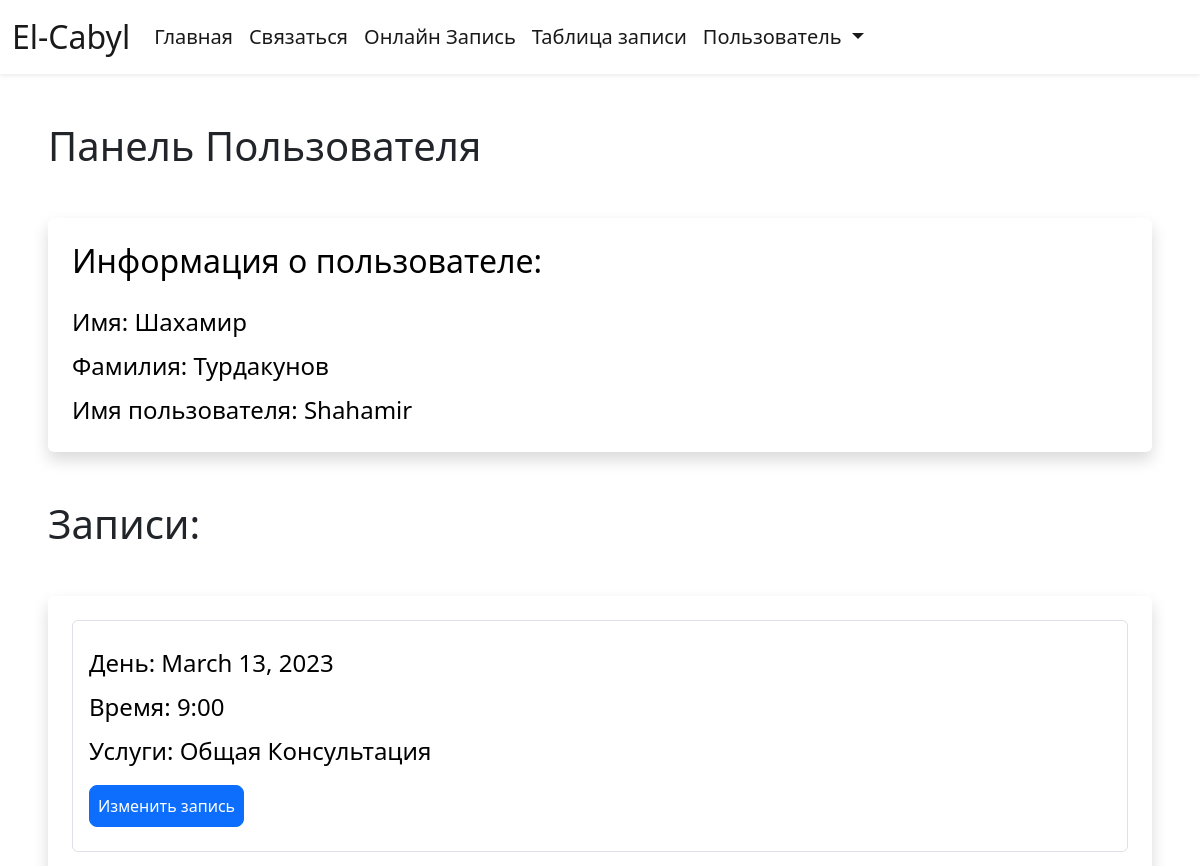
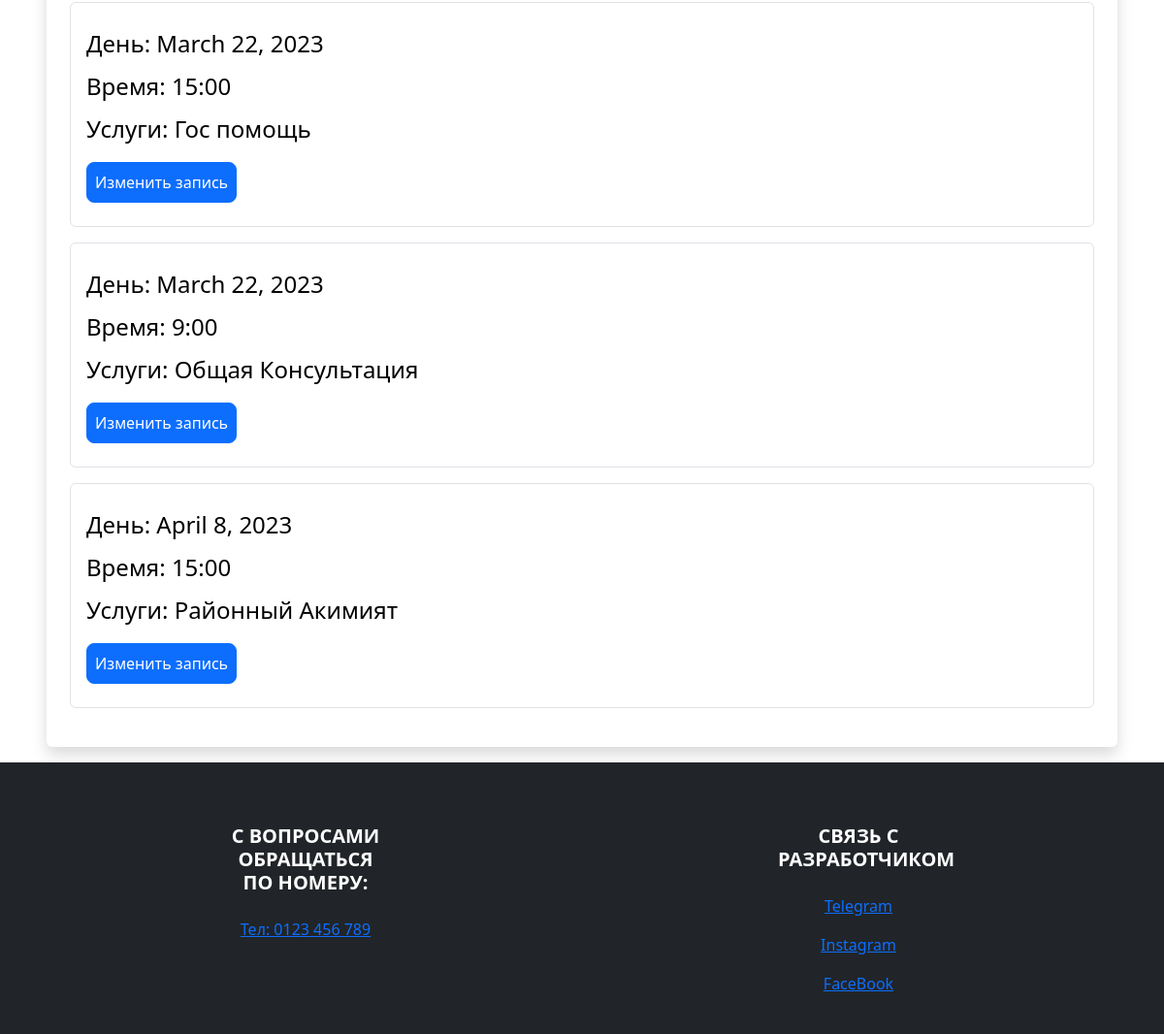
The app's page /user-panel (signed in) with its own data (2 pictures, top to bottom).
### booking/models.py (models this page shows, shortened)
class Appointment(models.Model):
    user = models.ForeignKey(User, on_delete=models.CASCADE, null=True, blank=True)
    service = models.CharField(max_length=50, choices=SERVICE_CHOICES, default="Городской Акимият")
    day = models.DateField(default=datetime.now)
    time = models.CharField(max_length=10, choices=TIME_CHOICES, default="9:00")
    time_ordered = models.DateTimeField(default=datetime.now, blank=True)

### booking/views.py (the view)
# urls.py: path('user-panel', views.userPanel, name='userPanel'),
def userPanel(request):
    user = request.user
    appointments = Appointment.objects.filter(user=user).order_by('day', 'time')
    return render(request, 'userPanel.html', {
        'user': user,
        'appointments': appointments,
    })

### booking/templates/userPanel.html (shortened to what this page needs)
{% extends 'layout.html' %}
{% load static %}
{% block body %}
{% if user.is_authenticated %}
<h1 class=" ms-5 mt-5 ">Панель Пользователя</h1>
<div class="shadow p-4 mb-5 bg-body bg-body rounded text-black  m-5 ">
    <h2 class="">Информация о пользователе: </h2>
    <ul class="list-group fs-4 mt-3">
            <li class="list-group mt-2">Имя: {{ user.first_name }}</li>
            <li class="list-group mt-2">Фамилия: {{ user.last_name }}</li>
            <li class="list-group mt-2">Имя пользователя: {{ user.username }}</li>
    </ul>
</div>
{% if appointments.count > 0 %}
<div class="mt-5 ">
    <h1 class=" ms-5">Записи:</h1>
    <div class="shadow p-4 mb-3 bg-body bg-body rounded text-black  m-5">
        {% for appointment in appointments %}
        <div class="list-group fs-4 border p-3 mb-3">
            <p class="list-group mt-2">День: {{ appointment.day }}</p>
            <p class="list-group mt-2">Время: {{ appointment.time }}</p>
            <p class="list-group mt-2">Услуги: {{ appointment.service }}</p>
            <div class="mt-3 mb-2">
                <a class="btn btn-primary rounded-3 p-2" href="{% url 'userUpdate' appointment.id %}">Изменить запись</a>
            </div>
        </div>
        {% endfor %}
    </div>
</div>
{% endif %}
{% else %}
<div class="shadow p-4 mb-5 bg-body bg-body rounded text-black  m-5">
    <h1 class="p-2  ms-3">Для начало войдите в систему</h1>
    <a href="{% url 'login' %}" class="btn btn-primary text-white">Войти</a>
</div>
{% endif %}
{% endblock %}

### booking/templates/layout.html (shortened to what this page needs)
{% load static %}
<!doctype html>
<html lang="en">
  <head>
    <link href="https://cdn.jsdelivr.net/npm/bootstrap@5.2.1/dist/css/bootstrap.min.css" rel="stylesheet">
  </head>
  <body>
    <header>
        <nav class="navbar bg-white navbar-white navbar-expand-lg shadow-sm">
            <div class="container-fluid">
                <a class="navbar-brand  cHover cGreen fs-2" href="{% url 'index' %}">
                    El-Cabyl
                </a>
                <div class="collapse navbar-collapse" id="navbarSupportedContent">
                    <ul class="navbar-nav mb-2 mb-lg-0  fs-5">
                        <li class="nav-item">
                            <a class="nav-link active cHover" aria-current="page" href="{% url 'index' %}">Главная</a>
                        </li>
                        <li class="nav-item">
                            <a class="nav-link active cHover" href="#contact">Связаться</a>
                        </li>
                        <li class="nav-item">
                            <a class="nav-link active cHover" href="{% url 'booking' %}">Онлайн Запись</a>
                        </li>
                        {% if user.is_authenticated %}
                        <li class="nav-item">
                            <a class="nav-link active cHover" href="{% url 'staffPanel' %}">Таблица записи</a>
                        </li>
                        <li class="nav-item dropdown me-3 fs-5">
                            <a class="nav-link active dropdown-toggle cHover" href="#" role="button" data-bs-toggle="dropdown" aria-expanded="false">
                              Пользователь
                            </a>
                        </li>
                        {% else %}
                        <li class="nav-item me-3">
                            <a class="nav-link active cHover" href="{% url 'register' %}">Войти/Зарегистрироваться</a>
                        </li>
                        {% endif %}
                    </ul>
                </div>
            </div>
        </nav>
    </header>
    {% block body %}
    {% endblock %}
    <footer class="bg-dark text-white">
        <div class="container-fluid pt-3">
            <section class="">
                <div class="container text-center text-md-start mt-5">
                  <div class="row mt-3 text-center">
                    <div class="col-md-2 col-lg-2 col-xl-2 mx-auto mb-4">
                        <h5 class="text-uppercase fw-bold mb-4 textGradient" id="contact">
                            С вопросами обращаться по номеру:
                        </h5>
                        <p>
                            <a href="tel: 12345678" class=""><span class="cBlue">Teл: 0123 456 789</span></a>
                        </p>
                    </div>
                    <div class="col-md-3 col-lg-2 col-xl-2 mx-auto mb-4">
                        <h5 class="text-uppercase fw-bold mb-4 textGradient">
                            Связь с Разработчиком
                        </h5>
                        <p>
                            <a href="#!" class="uLine">Telegram</a>
                        </p>
                        <p>
                            <a href="#!" class="uLine">Instagram</a>
                        </p>
                        <p>
                            <a href="#!" class="uLine">FaceBook</a>
                        </p>
                    </div>
                  </div>
                </div>
              </section>
        </div>
    </footer>
  </body>
</html>

### records on screen
Appointment: day "March 13, 2023", time "9:00", service "Общая Консультация"
Appointment: day "March 22, 2023", time "15:00", service "Гос помощь"
Appointment: day "March 22, 2023", time "9:00", service "Общая Консультация"
Appointment: day "April 8, 2023", time "15:00", service "Районный Акимият"

### other values on screen
{{ user.first_name }} "Шахамир"
{{ user.last_name }} "Турдaкунов"
{{ user.username }} "Shahamir"
